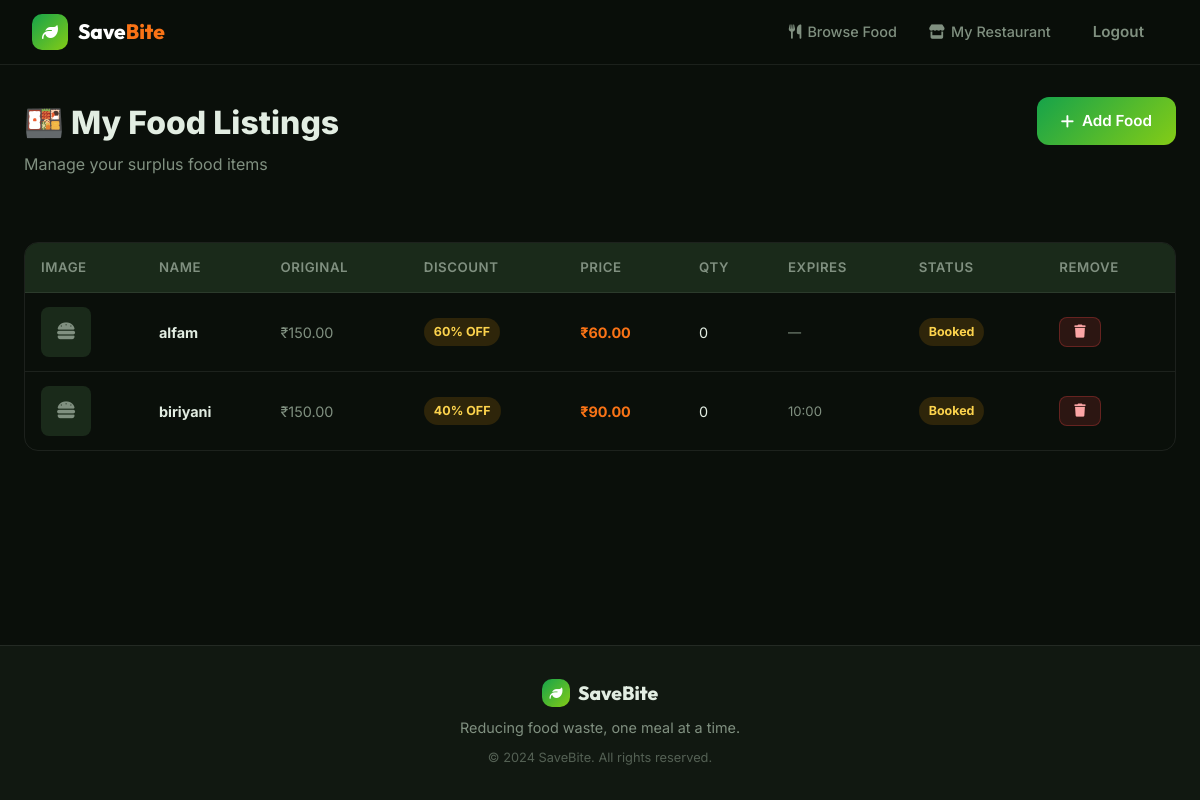
Page /restaurant/items (signed in) on the committed database.
### tables this page shows
CREATE TABLE food_items (
            id INTEGER PRIMARY KEY AUTOINCREMENT,
            restaurant_id INTEGER NOT NULL,
            name TEXT NOT NULL,
            description TEXT,
            original_price REAL NOT NULL,
            discount_percent REAL NOT NULL DEFAULT 0,
            discounted_price REAL NOT NULL,
            quantity INTEGER NOT NULL DEFAULT 1,
            expires_at TEXT,
            image_filename TEXT,
            status TEXT DEFAULT 'available',  -- 'available', 'booked', 'expired'
            created_at TIMESTAMP DEFAULT CURRENT_TIMESTAMP,
            FOREIGN KEY (restaurant_id) REFERENCES restaurants(id)
        );

### app.py (the view)
@app.route('/restaurant/items')
@login_required
@role_required('restaurant')
def restaurant_items():
    db = get_db()
    restaurant = db.execute('SELECT * FROM restaurants WHERE owner_id=?', (session['user_id'],)).fetchone()
    items = []
    if restaurant:
        items = db.execute('SELECT * FROM food_items WHERE restaurant_id=? ORDER BY created_at DESC', (restaurant['id'],)).fetchall()
    db.close()
    return render_template('restaurant/my_items.html', items=items, restaurant=restaurant)

### app.py (called while the page is built)
def login_required(f):
    @wraps(f)
    def decorated(*args, **kwargs):
        if 'user_id' not in session:
            flash('Please log in first.', 'warning')
            return redirect(url_for('login'))
        return f(*args, **kwargs)
    return decorated

def role_required(*roles):
    def decorator(f):
        @wraps(f)
        def decorated(*args, **kwargs):
            if 'user_id' not in session:
                return redirect(url_for('login'))
            if session.get('role') not in roles:
                flash('Access denied.', 'danger')
                return redirect(url_for('index'))
            return f(*args, **kwargs)
        return decorated
    return decorator

### database.py (called while the page is built)
def get_db():
    conn = sqlite3.connect(DB_PATH)
    conn.row_factory = sqlite3.Row
    return conn

### templates/restaurant/my_items.html (shortened to what this page needs)
{% extends "base.html" %}
{% block content %}
<div class="container">
    <div class="dashboard-header">
        <div><div class="page-title">🍱 My Food Listings</div><p class="page-subtitle">Manage your surplus food items</p></div>
        <a href="{{ url_for('add_food') }}" class="btn btn-primary"><i class="fas fa-plus"></i> Add Food</a>
    </div>
    {% if items %}
    <div class="table-wrapper">
        <table><thead><tr><th>Image</th><th>Name</th><th>Original</th><th>Discount</th><th>Price</th><th>Qty</th><th>Expires</th><th>Status</th><th>Remove</th></tr></thead>
        <tbody>
            {% for item in items %}
            <tr>
                <td>{% if item.image_filename %}<img class="td-img" src="{{ url_for('static',filename='uploads/'+item.image_filename) }}" alt="">
                {% else %}<div class="td-img" style="display:flex;align-items:center;justify-content:center;color:var(--text-muted);font-size:1.2rem;"><i class="fas fa-hamburger"></i></div>{% endif %}</td>
                <td><strong>{{ item.name }}</strong>{% if item.description %}<div style="font-size:0.78rem;color:var(--text-muted);">{{ item.description[:50] }}{% if item.description|length > 50 %}…{% endif %}</div>{% endif %}</td>
                <td class="text-muted">₹{{ "%.2f"|format(item.original_price) }}</td>
                <td><span class="badge badge-pending">{{ item.discount_percent|int }}% OFF</span></td>
                <td class="text-accent fw-bold">₹{{ "%.2f"|format(item.discounted_price) }}</td>
                <td>{{ item.quantity }}</td>
                <td class="text-muted" style="font-size:0.82rem;">{{ item.expires_at or '—' }}</td>
                <td><span class="badge badge-{{ item.status }}">{{ item.status|capitalize }}</span></td>
                <td><form method="POST" action="{{ url_for('delete_food', item_id=item.id) }}" onsubmit="return confirm('Remove this item?')">
                    <button class="btn btn-danger btn-sm" type="submit"><i class="fas fa-trash"></i></button>
                </form></td>
            </tr>
            {% endfor %}
        </tbody></table>
    </div>
    {% else %}
    <div class="empty-state"><div class="empty-icon"><i class="fas fa-hamburger"></i></div><h3>No Food Listed Yet</h3><p>Add surplus food items to start reducing waste and earning!</p><a href="{{ url_for('add_food') }}" class="btn btn-primary">Add Food Item</a></div>
    {% endif %}
</div>
{% endblock %}

### static/css/style.css (style rules this page uses)
*, *::before, *::after { box-sizing: border-box; margin: 0; padding: 0; }
:root { --primary: #16a34a; --primary-dark: #15803d; --primary-light: #dcfce7; --accent: #f97316; --success: #22c55e; --danger: #ef4444; --warning: #f59e0b; --info: #3b82f6; --dark: #0a0f0a; --dark-2: #111811; --dark-3: #1a2a1a; --text: #e2ede2; --text-muted: #809080; --border: rgba(255,255,255,0.08); --glass: rgba(255,255,255,0.04); --glass-border: rgba(255,255,255,0.1); --card-bg: #111811; --radius: 14px; --radius-lg: 20px; --shadow: 0 4px 24px rgba(0,0,0,0.5); --shadow-lg: 0 8px 40px rgba(22,163,74,0.3); --transition: all 0.3s cubic-bezier(0.4,0,0.2,1); }
html { scroll-behavior: smooth; }
body { font-family:'Inter',sans-serif; background:var(--dark); color:var(--text); min-height:100vh; display:flex; flex-direction:column; line-height:1.6; }
.page-title { font-size:2rem; font-weight:800; margin-bottom:0.25rem; }
.page-subtitle { color:var(--text-muted); margin-bottom:2rem; }
.container { max-width:1200px; margin:0 auto; padding:2rem 1.5rem; }
.btn { padding:12px 24px; border-radius:12px; font-size:0.95rem; font-weight:600; cursor:pointer; border:none; transition:var(--transition); display:inline-flex; align-items:center; gap:8px; text-decoration:none; }
.btn-primary { background:linear-gradient(135deg,var(--primary),#84cc16); color:#fff; }
.btn-danger { background:rgba(239,68,68,0.15); border:1px solid rgba(239,68,68,0.3); color:#fca5a5; }
.btn-sm { padding:7px 14px; font-size:0.82rem; border-radius:8px; }
.dashboard-header { display:flex; align-items:flex-start; justify-content:space-between; flex-wrap:wrap; gap:1rem; margin-bottom:2rem; }
.table-wrapper { overflow-x:auto; border-radius:var(--radius); border:1px solid var(--border); }
table { width:100%; border-collapse:collapse; }
thead { background:var(--dark-3); }
thead th { padding:14px 16px; text-align:left; font-size:0.83rem; font-weight:600; color:var(--text-muted); text-transform:uppercase; letter-spacing:0.04em; white-space:nowrap; }
tbody tr { border-top:1px solid var(--border); transition:var(--transition); }
tbody td { padding:14px 16px; font-size:0.9rem; vertical-align:middle; }
.td-img { width:50px; height:50px; border-radius:8px; object-fit:cover; background:var(--dark-3); }
.badge { display:inline-flex; align-items:center; gap:4px; padding:4px 10px; border-radius:20px; font-size:0.78rem; font-weight:700; }
.badge-pending { background:rgba(245,158,11,0.15); color:#fcd34d; }
.badge-booked { background:rgba(245,158,11,0.15); color:#fcd34d; }
.text-muted { color:var(--text-muted); }
.text-accent { color:var(--accent); }
.fw-bold { font-weight:700; }

### rows in the picture
food_items: name "alfam", original_price "150.00", discount_percent "60", discounted_price "60.00", quantity "0", expires_at "—", status "Booked"
food_items: name "biriyani", original_price "150.00", discount_percent "40", discounted_price "90.00", quantity "0", expires_at "10:00", status "Booked"
